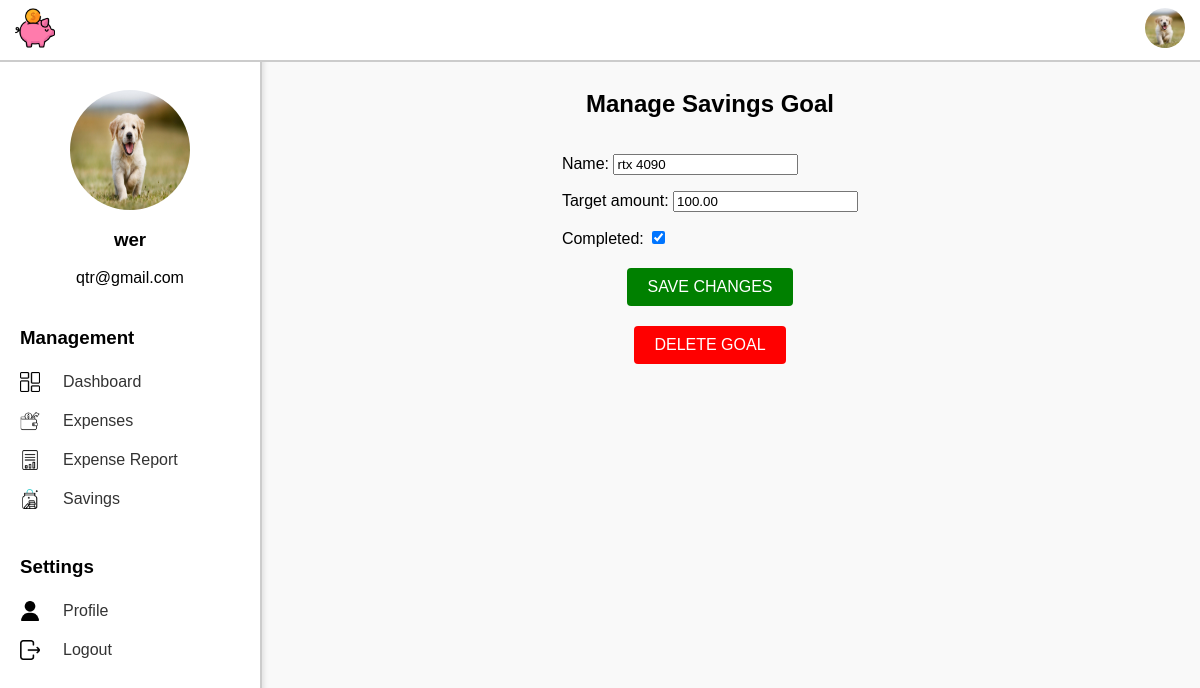
The app's page /edit-savings-goal/21/ (signed in) with its own data.
### ExpenseSystem/models.py (models this page shows, shortened)
class Profile(models.Model):
    user = models.OneToOneField(User, on_delete=models.CASCADE)
    profile_picture = models.ImageField(upload_to='profile_pictures/', default='default_profile.png')

class SavingsGoal(models.Model):
    user = models.ForeignKey(User, on_delete=models.CASCADE)
    name = models.CharField(max_length=200)
    target_amount = models.DecimalField(max_digits=10, decimal_places=2)
    current_amount = models.DecimalField(max_digits=10, decimal_places=2, default=0.00)
    completed = models.BooleanField(default=False)
    description = models.TextField(blank=True, null=True)

### ExpenseSystem/views.py (the view)
# urls.py: path('edit-savings-goal/<int:goal_id>/', views.edit_savings_goal, name='edit_savings_goal'),
@login_required
def edit_savings_goal(request, goal_id):
    savings_goal = get_object_or_404(SavingsGoal, id=goal_id, user=request.user)
    if request.method == 'POST':
        form = SavingsGoalForm(request.POST, instance=savings_goal)
        if form.is_valid():
            form.save()
            return redirect('savings_dashboard')  # Redirect after saving
    else:
        form = SavingsGoalForm(instance=savings_goal)
        form.fields['current_amount'].widget = forms.HiddenInput()  # Hide the field
    return render(request, 'edit_savings_goal.html', {'form': form, 'goal': savings_goal})

### ExpenseSystem/forms.py
class SavingsGoalForm(forms.ModelForm):
    class Meta:
        model = SavingsGoal
        fields = ['name', 'target_amount', 'current_amount', 'completed']

### ExpenseSystem/templates/edit_savings_goal.html (shortened to what this page needs)
<!DOCTYPE html>
<html lang="en">
<head>
    {% load static %}
    <link rel="stylesheet" href="{% static 'savings.css' %}">
</head>
<body>
    {% include 'navbar.html' %}
    {% include 'sidebar.html' %}
    <div class="main-content">
        <h2>Manage Savings Goal</h2>
        <form method="POST" class="form-save">
            {{ form.as_p }}
            <div class="button-container">
                <button type="submit" class="button save-button">Save Changes</button>
            </div>
        </form>
        <div class="button-container">
            <form method="POST" action="{% url 'delete_savings_goal' goal.id %}" class="form-delete">
                <button type="submit" class="button delete-button">Delete Goal</button>
            </form>
        </div>
    </div>
</body>
</html>

### ExpenseSystem/templates/navbar.html (shortened to what this page needs)
{% load static %}
<nav class="navbar">
    <link rel="stylesheet" href="{% static 'navbar.css' %}">
    <div class="navbar-logo">
        <img src="{% static 'piggy-bank.png' %}" alt="Logo" class="logo">
    </div>
    <div class="profile-dropdown">
        <img id="profile-dropdown"
             src="{% if user.profile.profile_picture %}{{ user.profile.profile_picture.url }}{% else %}{% static 'default_profile.png' %}{% endif %}"
             alt="Profile Picture" class="profile-dropdown-img">
    </div>
</nav>

### ExpenseSystem/templates/sidebar.html (shortened to what this page needs)
{% load static %}
<div class="sidebar">
    <div class="profile-section">
        <link rel="stylesheet" href="{% static 'sidebar.css' %}">
        <img id="sidebar_profile_picture"
     src="{% if user.profile.profile_picture %}{{ user.profile.profile_picture.url }}{% else %}{% static 'default_profile.png' %}{% endif %}"
     alt="Profile Picture" class="sidebar-profile-picture">
        <h3>{{ user.username }}</h3>
        <p>{{ user.email }}</p>
    </div>
    <div class="management-section">
        <h3>Management</h3>
        <ul>
            <li class="{% if request.resolver_match.url_name == 'dashboard' %}active{% endif %}">
                <img src="{% static 'dashboard.png' %}" alt="Dashboard Icon" class="sidebar-icon">
                <a href="{% url 'dashboard' %}">Dashboard</a>
            </li>
            <li class="{% if request.resolver_match.url_name == 'add_expense' %}active{% endif %}">
                <img src="{% static 'expenses.png' %}" alt="Add Expenses Icon" class="sidebar-icon">
                <a href="{% url 'add_expense' %}">Expenses</a>
            </li>
            <li class="{% if request.resolver_match.url_name == 'expense_report' %}active{% endif %}">
                <img src="{% static 'add_report.png' %}" alt="Expense Report Icon" class="sidebar-icon">
                <a href="{% url 'expense_report' %}">Expense Report</a>
            </li>
            <li class="{% if request.resolver_match.url_name == 'savings_dashboard' %}active{% endif %}">
                <img src="{% static 'add_savings.png' %}" alt="Savings Icon" class="sidebar-icon">
                <a href="{% url 'savings_dashboard' %}">Savings</a>
            </li>
        </ul>
    </div>
    <div class="settings-section">
        <h3>Settings</h3>
        <ul>
            <li class="{% if request.resolver_match.url_name == 'user_profile' %}active{% endif %}">
                <img src="{% static 'user.png' %}" alt="User Icon" class="sidebar-icon">
                <a href="{% url 'user_profile' %}">Profile</a>
            </li>
            <li><img src="{% static 'exit.png' %}" alt="Logout Icon" class="sidebar-icon">
                <a href="{% url 'logout' %}" class="btn btn-secondary">Logout</a></li>
        </ul>
    </div>
</div>

### ExpenseSystem/static/savings.css (style rules this page uses)
body { font-family: 'Poppins', sans-serif; margin: 0; background-color: #f9f9f9; display: flex; height: 100vh; }
.sidebar { width: 220px; background-color: #ffffff; position: fixed; height: 100%; box-shadow: 2px 0 5px rgba(0, 0, 0, 0.1); padding: 20px; overflow: hidden; }
.main-content { margin-left: 220px; width: calc(100% - 220px); display: flex; flex-direction: column; align-items: center; padding: 20px; padding-top: 70px; }
.button-container { display: flex; justify-content: space-between; gap: 10px; }
.button { padding: 10px 20px; background-color: #007bff; color: #fff; border: none; border-radius: 5px; cursor: pointer; text-transform: uppercase; font-size: 12px; transition: background-color 0.3s; }
.button-container { display: flex; justify-content: center; gap: 20px; margin-top: 20px; }
.button { padding: 10px 20px; font-size: 16px; cursor: pointer; border: none; border-radius: 4px; transition: background-color 0.3s; }
.save-button { background-color: green; color: white; }
.delete-button { background-color: red; color: white; }

### ExpenseSystem/static/navbar.css (style rules this page uses)
.navbar { display: flex; justify-content: space-between; align-items: center; background-color: #ffff; padding: 5px 15px; color: white; position: fixed; top: 0; left: 0; right: 0; z-index: 1000; height: 50px; border-bottom: 2px solid #ccc; }
.navbar-logo img { height: 40px; }
.profile-dropdown { position: relative; margin-left: auto; align-self: center; }
.profile-dropdown-img { width: 40px; height: 40px; border-radius: 50%; object-fit: cover; cursor: pointer; transition: transform 0.3s ease; }

### ExpenseSystem/static/sidebar.css (style rules this page uses)
.sidebar { position: fixed; top: 50px; left: 0; height: calc(100% - 50px); background-color: #ffffff; width: 220px; box-shadow: 2px 0 5px rgba(0, 0, 0, 0.1); padding: 20px; border-right: 2px solid #ccc; }
.profile-section { text-align: center; margin-top: 20px; }
.profile-section img { border-radius: 50%; width: 120px; height: 120px; display: block; margin: 0 auto; }
.management-section, .settings-section { margin-top: 40px; }
.management-section h3, .settings-section h3 { margin-bottom: 10px; }
.management-section ul, .settings-section ul { list-style-type: none; padding: 0; }
.management-section li, .settings-section li { display: flex; align-items: center; margin: 5px 0; }
.sidebar-icon { width: 20px; height: 20px; margin-right: 15px; margin-top: 5px; margin-bottom: 5px; vertical-align: middle; }
.management-section li a, .settings-section li a { text-decoration: none; color: #333; padding: 8px; display: block; }

### records on screen
SavingsGoal: name "rtx 4090", target_amount "100.00", completed "☑"

### other values on screen
{{ user.username }} "wer"
{{ user.email }} "qtr@gmail.com"
